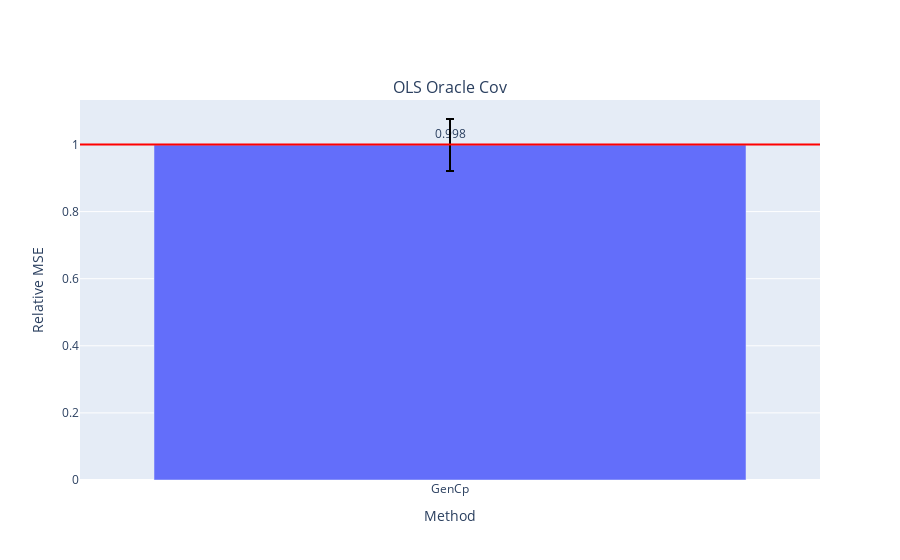

Here is the notebook cell this chart was saved with:
### Code cell
fig = make_subplots(
    rows=1, cols=len(models),
    subplot_titles=["OLS Oracle Cov"])

for i, errs in enumerate(model_errs):
    risks = [err.mean() for err in errs]
    test_risk = risks[0]
    # elev_test_risk = risks[1]
    # est_risks = risks[2:]
    est_risks = risks[1:]

    df = pd.DataFrame({est_names[i]: errs[i+1] for i in np.arange(len(est_names))})

    fig.add_trace(go.Bar(
    #     x=['VRF', 'BF_WR', 'BF_FR'], 
        x = df.columns,
        y=(df).mean()/test_risk,
        marker_color=px.colors.qualitative.Plotly,
        text=np.around((df).mean()/test_risk,3),
        textposition='outside',
        error_y=dict(
            type='data',
            color='black',
            array=(df).std() / test_risk,
    #         array=(df/test_risk).clip(upper=(df/test_risk).quantile(.95),axis=1).std(),
    #         symmetric=False,
    #         array=(df/test_risk).quantile(.95) - (df/test_risk).mean(),
    #         arrayminus=(df/test_risk).mean() - (df/test_risk).quantile(.93)
        )
    #         array=(df).mean() + (df).std(),
    #         arrayminus=(df).mean() - (df).std())
    ), row=1, col=i+1)
    # fig.add_trace(go.Bar(
    #     name='Experimental',
    #     x=['GenCp', 'KFCV', 'SPCV'], y=(df).mean(),
    #     error_y=dict(type='data', array=[1, 2])
    # ))
    # fig.update_layout(barmode='group')
    fig.add_hline(y=1., line_color='red', row=1, col=i+1)
    # fig.add_hline(y=elev_test_risk / test_risk, line_color='gray', line_dash='dash', row=1, col=i+1)
    
    fig.update_xaxes(title_text="Method", row=1, col=i+1)
    fig.update_yaxes(title_text="Relative MSE", row=1, col=i+1)
    
# fig.update_layout(
# #     title=f"FC_\u03B4{delta}_snr{snr}_nk{noise_kernel}_nls{noise_length_scale}_nv{noise_nu}_Xk{X_kernel}_Xls{X_length_scale}_Xv{X_nu}",
#     title=title,
#     xaxis_title="Method",
#     yaxis_title="MSE",
# #     legend_title="Legend Title",
# #     font=dict(
# #         family="Courier New, monospace",
# #         size=18,
# #         color="RebeccaPurple"
# #     )
# )
# barfp = os.path.expanduser(savedir + fig.layout.title['text'] + ".jpeg")
# fig.write_image(os.path.expanduser(barfp))
fig.show()

### Figure 1 — Plotly figure (JSON) as saved in the notebook; plotly's stock layout.template omitted (floating-point values rounded to 4 significant figures)
{"data": [{"error_y": {"array": [0.07759], "color": "black", "type": "data"}, "marker": {"color": ["#636EFA", "#EF553B", "#00CC96", "#AB63FA", "#FFA15A", "#19D3F3", "#FF6692", "#B6E880", "#FF97FF", "#FECB52"]}, "text": [0.998], "textposition": "outside", "type": "bar", "x": ["GenCp"], "xaxis": "x", "y": [0.9985], "yaxis": "y"}], "layout": {"annotations": [{"font": {"size": 16}, "showarrow": false, "text": "OLS Oracle Cov", "x": 0.5, "xanchor": "center", "xref": "paper", "y": 1, "yanchor": "bottom", "yref": "paper"}], "shapes": [{"line": {"color": "red"}, "type": "line", "x0": 0, "x1": 1, "xref": "x domain", "y0": 1, "y1": 1, "yref": "y"}], "xaxis": {"anchor": "y", "domain": [0, 1], "title": {"text": "Method"}}, "yaxis": {"anchor": "x", "domain": [0, 1], "title": {"text": "Relative MSE"}}}}
